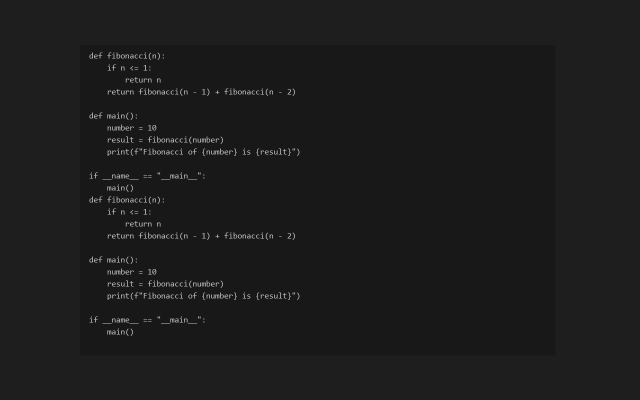
#> input picture eval/datasets/code_regions/editor_dark_100.png, 1280 x 800 px (shown at 1/2 size)
$ python -i preprocess.py   (imports and definitions only)
#> lines starting #> are read from the running program, lines starting #| are printed output that depends on the picture
#> further down, picture is the input picture: shape (800, 1280); min 24, max 200, mean 28
"""OpenCV preprocessing for code-region discovery and OCR."""

from __future__ import annotations

import cv2
import numpy as np


# [11 lines left out: functions to_grayscale, binarize, not called in this run]


def denoise(img: np.ndarray) -> np.ndarray:
    return cv2.fastNlMeansDenoising(img, None, h=8, templateWindowSize=7, searchWindowSize=21)


# [7 lines left out: function upscale_for_ocr, not called in this run]


def region_geometry(bin_img: np.ndarray) -> list[dict]:
    """Candidate region geometries from text lines.

    Finds text lines, then merges vertically-adjacent lines into blocks so a
    full editor pane (with per-line text) becomes one candidate region.
    """
    # 1. Line-level boxes (small horizontal kernel: merge glyphs into lines)
    line_kernel = cv2.getStructuringElement(cv2.MORPH_RECT, (15, 3))
    lines_img = cv2.morphologyEx(bin_img, cv2.MORPH_CLOSE, line_kernel)
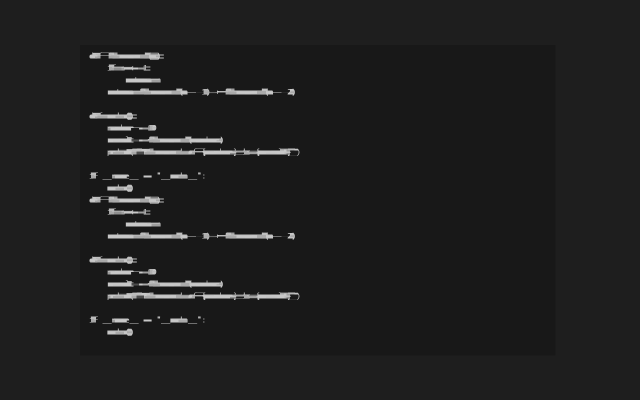
#> lines_img: shape (800, 1280) (shown at 1/2 size); min 24, max 200, mean 30.7
    contours, _ = cv2.findContours(lines_img, cv2.RETR_EXTERNAL, cv2.CHAIN_APPROX_SIMPLE)
#> contours = [[[0, 0], [0, 799], [1279, 799], [1279, 0]]]

    h_img, w_img = bin_img.shape[:2]
#> h_img = 800; w_img = 1280
    line_boxes = []
    for c in contours:
        x, y, w, h = cv2.boundingRect(c)
        # Keep text rows/blocks; drop tiny noise and near-full-frame blobs.
        if w < 0.05 * w_img or h < 8 or h > 0.9 * h_img:
            continue
        line_boxes.append((x, y, w, h))
#> this loop made 1 pass
#> (c, x, y, w, h) on pass 1: ([[0, 0], [0, 799], [1279, 799], [1279, 0]], 0, 0, 1280, 800)
#> after the loop, line_boxes = []

    if not line_boxes:
        return []

    # 2. Merge lines into blocks: union of boxes whose vertical gaps are small
    line_boxes.sort(key=lambda b: b[1])
    merged: list[list[int]] = []
    for x, y, w, h in line_boxes:
        placed = False
        for block in merged:
            bx, by, bw, bh = block
            # Overlapping x-range and small vertical gap -> same block
            x_overlap = min(x + w, bx + bw) - max(x, bx)
            y_gap = max(y, by) - min(y + h, by + bh)
            if x_overlap > 0.3 * min(w, bw) and y_gap < 60:
                nx, ny = min(x, bx), min(y, by)
                block[0], block[1] = nx, ny
                block[2] = max(x + w, bx + bw) - nx
                block[3] = max(y + h, by + bh) - ny
                placed = True
                break
        if not placed:
            merged.append([x, y, w, h])

    boxes = []
    for x, y, w, h in merged:
        area = w * h
        if area < 0.02 * w_img * h_img:
            continue
        # Text blocks can be taller than wide in narrow panes; keep a low floor.
        aspect = w / max(h, 1)
        if aspect < 0.35:
            continue
        boxes.append({"x": x, "y": y, "w": w, "h": h, "area_frac": round(area / (w_img * h_img), 3)})
    boxes.sort(key=lambda b: b["area_frac"], reverse=True)
    return boxes[:6]


# [30 lines left out: function uniform_panes, not called in this run]

>>> import cv2
>>> picture = cv2.imread('../../../eval/datasets/code_regions/editor_dark_100.png', cv2.IMREAD_GRAYSCALE)
>>> result = region_geometry(picture)
#> result = []
